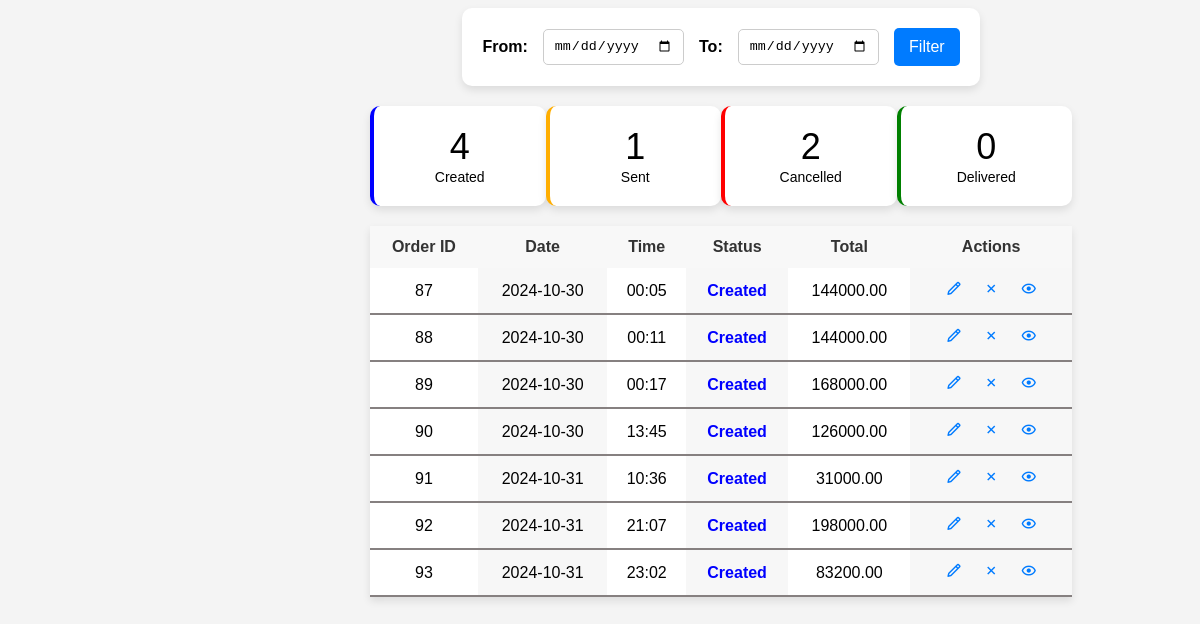
Page /orders.php on the earlier database version.
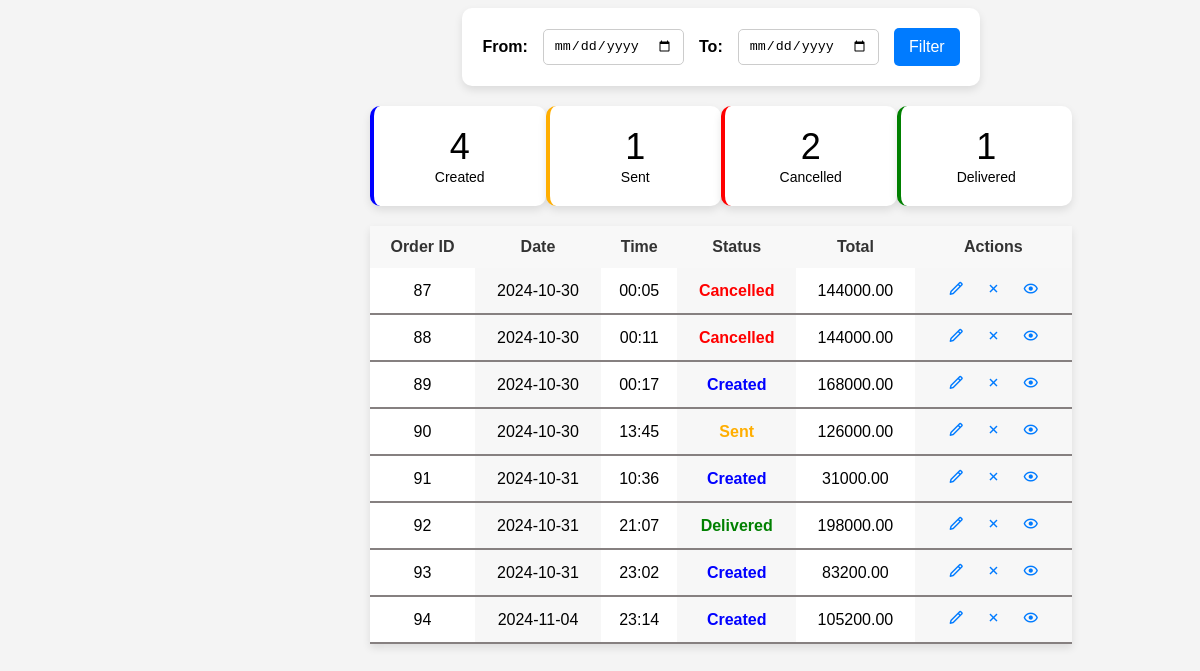
Same page on the later database version.
### tables this page shows
CREATE TABLE `orders` (
  `order_id` int(11) NOT NULL,
  `total` decimal(10,2) NOT NULL,
  `time` datetime DEFAULT current_timestamp(),
  `status` enum('created','sent','delivered','cancelled') DEFAULT 'created',
  `customer_name` varchar(255) NOT NULL,
  `payment_method` enum('cash','debt') NOT NULL,
  `debt_amount` decimal(10,2) DEFAULT 0.00,
  `profit` decimal(10,2) NOT NULL
);

### orders.php (the view, shortened to what this page needs)
<?php
include('db_connection.php');
$whereClause = "";
$queryStatusCounts = "
    SELECT status, COUNT(*) AS count
    FROM orders
    $whereClause
    GROUP BY status";
$resultStatusCounts = mysqli_query($conn, $queryStatusCounts);
$orderCounts = [
    'created' => 0,
    'sent' => 0,
    'cancelled' => 0,
    'delivered' => 0
];
while ($row = mysqli_fetch_assoc($resultStatusCounts)) {
    $orderCounts[$row['status']] = $row['count'];
}
$queryOrders = "SELECT * FROM orders $whereClause";
$resultOrders = mysqli_query($conn, $queryOrders);
function determineOrderStatus($orderId, $conn) {
    $itemStatusQuery = "
        SELECT status, COUNT(*) AS count
        FROM order_items
        WHERE order_id = $orderId
        GROUP BY status
        ORDER BY count DESC";
    $itemStatusResult = mysqli_query($conn, $itemStatusQuery);
    if (mysqli_num_rows($itemStatusResult) == 1) {
        $singleStatusRow = mysqli_fetch_assoc($itemStatusResult);
        return $singleStatusRow['status'];
    } else {
        $row = mysqli_fetch_assoc($itemStatusResult);
        return $row['status'];
    }
}
?>
<!DOCTYPE html>
<html lang="en">
<head>
    <link rel="stylesheet" href="css/sidebar.css">
    <link rel="stylesheet" href="css/orders.css">
    <link href="https://unpkg.com/boxicons@2.0.7/css/boxicons.min.css" rel="stylesheet">
</head>
<body>
    <div class="content">
        <div class="filter-container">
            <form method="POST" action="orders.php">
                <label for="from_date">From:</label>
                <input type="date" id="from_date" name="from_date" required>
                <label for="to_date">To:</label>
                <input type="date" id="to_date" name="to_date" required>
                <button type="submit" class="btn-filter">Filter</button>
            </form>
        </div>
        <div class="summary-tiles">
            <div class="tile created">
                <p><?php echo $orderCounts['created']; ?></p>
                <span>Created</span>
            </div>
            <div class="tile sent">
                <p><?php echo $orderCounts['sent']; ?></p>
                <span>Sent</span>
            </div>
            <div class="tile cancelled">
                <p><?php echo $orderCounts['cancelled']; ?></p>
                <span>Cancelled</span>
            </div>
            <div class="tile delivered">
                <p><?php echo $orderCounts['delivered']; ?></p>
                <span>Delivered</span>
            </div>
        </div>
        <table class="orders-table">
            <thead>
                <tr>
                    <th>Order ID</th>
                    <th>Date</th>
                    <th>Time</th>
                    <th>Status</th>
                    <th>Total</th>
                    <th>Actions</th>
                </tr>
            </thead>
            <tbody>
                <?php
                if (mysqli_num_rows($resultOrders) > 0) {
                    while ($row = mysqli_fetch_assoc($resultOrders)) {
                        $orderStatus = determineOrderStatus($row['order_id'], $conn);
                        if ($row['status'] != $orderStatus) {
                            $updateOrderStatus = "UPDATE orders SET status='$orderStatus' WHERE order_id=" . $row['order_id'];
                            mysqli_query($conn, $updateOrderStatus);
                        }
                        $time = date("H:i", strtotime($row['time']));
                        $date = date("Y-m-d", strtotime($row['time']));
                        echo "<tr>";
                        echo "<td>" . $row['order_id'] . "</td>";
                        echo "<td>" . $date . "</td>";
                        echo "<td>" . $time . "</td>";
                        echo "<td class='" . $orderStatus . "'>" . ucfirst($orderStatus) . "</td>";
                        echo "<td>" . $row['total'] . "</td>";
                        echo "<td>
                                <a href='edit-order.php?order_id=" . $row['order_id'] . "' class='action-icon edit'><i class='bx bx-pencil'></i></a>
                                <a href='cancel-order.php?order_id=" . $row['order_id'] . "' class='action-icon delete'><i class='bx bx-x'></i></a>
                                <a href='view-order.php?order_id=" . $row['order_id'] . "' class='action-icon view'><i class='bx bx-show'></i></a>
                              </td>";
                        echo "</tr>";
                    }
                } else {
                    echo "<tr><td colspan='6'>No orders found</td></tr>";
                }
                ?>
            </tbody>
        </table>
    </div>
</body>
</html>

### css/orders.css (style rules this page uses)
body { font-family: Arial, sans-serif; margin-left: 250px; background-color: #f4f4f4; }
.content { padding: 0 120px; }
.orders-table { width: 100%; border-collapse: collapse; box-shadow: 0 4px 8px rgba(0, 0, 0, 0.1); }
.orders-table th, .orders-table td { padding: 12px; text-align: center; }
.orders-table thead { background-color: #f8f8f8; }
.orders-table th { font-weight: bold; color: #333; }
.orders-table tr:nth-child(even) { background-color: #f9f9f9; }
.orders-table tbody tr { transition: background-color 0.3s; border-bottom: 2px solid rgb(134, 128, 128); }
.orders-table td:nth-child(odd) { background-color: #ffffff; }
.orders-table td:nth-child(even) { background-color: #f7f7f7; }
.action-icon { margin: 0 8px; color: #007bff; cursor: pointer; text-decoration: none; font-size: 17px; }
.orders-table th, .orders-table td { border: none; }
.orders-table .created { color: blue; font-weight: bold; }
.orders-table .sent { color: rgb(255, 174, 0); font-weight: bold; }
.orders-table .cancelled { color: red; font-weight: bold; }
.orders-table .delivered { color: green; font-weight: bold; }
.filter-container { display: flex; justify-content: center; margin-bottom: 20px; }
.filter-container form { display: flex; align-items: center; gap: 15px; background-color: #fff; padding: 20px; border-radius: 10px; box-shadow: 0 4px 8px rgba(0, 0, 0, 0.1); }
.filter-container label { font-weight: bold; }
input[type="date"] { padding: 8px 10px; border: 1px solid #ccc; border-radius: 5px; }
.btn-filter { display: flex; align-items: center; background-color: #007bff; color: white; padding: 10px 15px; border: none; border-radius: 5px; cursor: pointer; font-size: 16px; }
.summary-tiles { display: flex; justify-content: space-between; margin-bottom: 20px; }
.tile { background-color: white; padding: 20px; border-radius: 10px; box-shadow: 0 4px 8px rgba(0, 0, 0, 0.1); text-align: center; width: 30%; }
.tile p { font-size: 36px; margin: 0; }
.tile span { font-size: 14px; }
.created { border-left: 4px solid blue; }
.sent { border-left: 4px solid rgb(255, 174, 0); }
.cancelled { border-left: 4px solid red; }
.delivered { border-left: 4px solid green; }

Differences in the rows shown:
changed orders id 87: orderStatus "Created" → "Cancelled"
computed for orders id 88: orderStatus "Created" → "Cancelled"
changed orders id 90: orderStatus "Created" → "Sent"
changed orders id 92: orderStatus "Created" → "Delivered"
added orders: order_id "94", time "2024-11-04", time "23:14", orderStatus "Created", total "105200.00"
Other differences:
$orderCounts['delivered']: "0" → "1"
